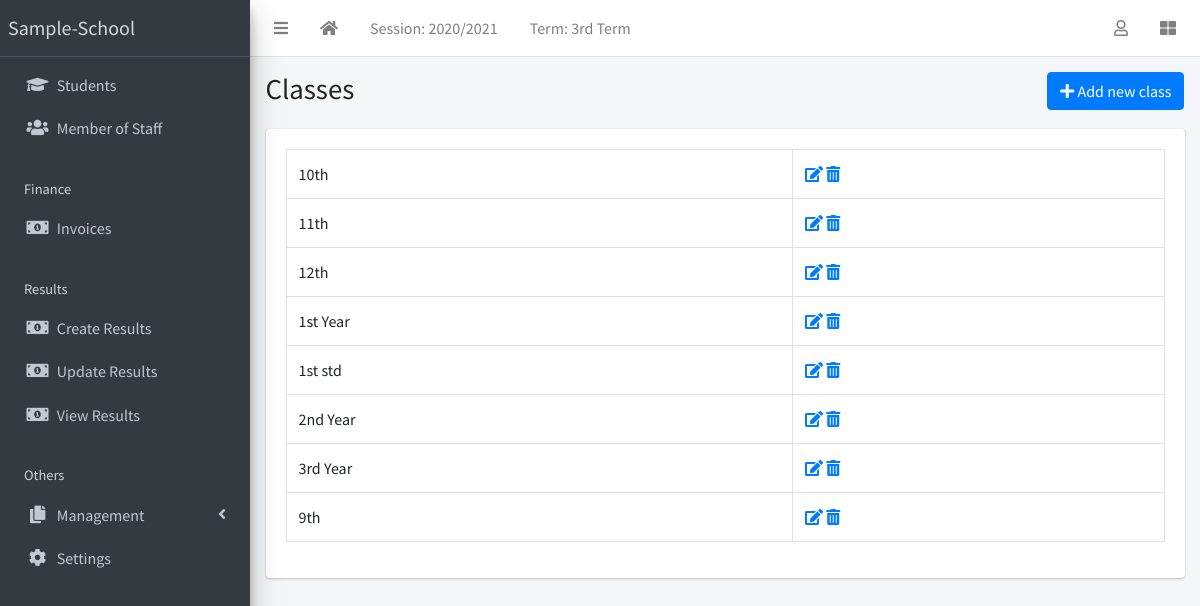
Screenshot of /class/list/ (signed in) with the database file from the repository.
### apps/corecode/models.py (models this page shows, shortened)
class AcademicSession(models.Model):
    name = models.CharField(max_length=200, unique=True)
    current = models.BooleanField(default=True)
    class Meta:
        ordering = ["-name"]

class AcademicTerm(models.Model):
    name = models.CharField(max_length=20, unique=True)
    current = models.BooleanField(default=True)
    class Meta:
        ordering = ["name"]

class StudentClass(models.Model):
    name = models.CharField(max_length=200, unique=True)
    class Meta:
        verbose_name = "Class"
        verbose_name_plural = "Classes"
        ordering = ["name"]
    def __str__(self):
        return self.name

### apps/corecode/views.py (the view)
# urls.py: path("class/list/", ClassListView.as_view(), name="classes"),
class ClassListView(LoginRequiredMixin, SuccessMessageMixin, ListView):
    model = StudentClass
    template_name = "corecode/class_list.html"
    def get_context_data(self, **kwargs):
        context = super().get_context_data(**kwargs)
        context["form"] = StudentClassForm()
        return context

### apps/corecode/context_processors.py (called while the page is built)
def site_defaults(request):
    current_session = AcademicSession.objects.get(current=True)
    current_term = AcademicTerm.objects.get(current=True)
    vals = SiteConfig.objects.all()
    contexts = {
        "current_session": current_session.name,
        "current_term": current_term.name,
    }
    for val in vals:
        contexts[val.key] = val.value
    return contexts

### apps/corecode/templates/corecode/class_list.html (shortened to what this page needs)
{% extends 'base.html' %}
{% load widget_tweaks %}
{% block title %}
Classes
{% endblock title %}
{% block breadcrumb %}
  <a class="btn btn-primary" href="#" data-toggle="modal" data-target="#modal1">
    <i class="fa fa-plus"></i>
    Add new class
  </a>
{% endblock breadcrumb %}
{% block content %}
  <div class="row">
    <div class="col-sm-12">
        <table class="table table-bordered">
          <tbody>
            {% for object in object_list %}
            <tr>
              <td>{{ object }}</td>
              <td><a href="{% url 'class-update' object.id %}"><i
                    class="fa fa-edit"></i></a> <a
                  href="{% url 'class-delete' object.id %}"><i
                    class="fa fa-trash-alt"></i></a></td>
            </tr>
            {% endfor %}
          </tbody>
        </table>
    </div>
  </div>
{% endblock content %}

### templates/base.html (shortened to what this page needs)
{% load static %}
<!DOCTYPE html>
<html lang="en">
<head>
  <link rel="stylesheet" href="{% static 'plugins/fontawesome-free/css/all.min.css' %}">
  <link rel="stylesheet" href="{% static 'plugins/toastr/toastr.min.css' %}">
  <link rel="stylesheet"
    href="{% static 'plugins/overlayScrollbars/css/OverlayScrollbars.min.css' %}">
  <link rel="stylesheet" href="{% static 'plugins/Datatables/datatables.min.css' %}" />
  <link rel="stylesheet" href="{% static 'dist/css/adminlte.min.css' %}">
</head>
<body
  class="hold-transition sidebar-mini layout-fixed layout-navbar-fixed layout-footer-fixed">
  <div class="wrapper">
    <nav class="main-header navbar navbar-expand navbar-white navbar-light">
      <ul class="navbar-nav">
        <li class="nav-item">
          <a class="nav-link" data-widget="pushmenu" href="#" role="button"><i
              class="fas fa-bars"></i></a>
        </li>
        <li class="nav-item d-none d-sm-inline-block">
          <a href="{% url 'home' %} " class="nav-link"><i class="fa fa-home"></i></a>
        </li>
        <li class="nav-item d-none d-sm-inline-block">
          <a href="{% url 'current-session' %}" class="nav-link">Session: {{ current_session }}</a>
        </li>
        <li class="nav-item d-none d-sm-inline-block">
          <a href="{% url 'current-session' %}" class="nav-link">Term: {{ current_term }}</a>
        </li>
      </ul>
      <ul class="navbar-nav ml-auto">
        <li class="nav-item dropdown">
          <a class="nav-link" data-toggle="dropdown" href="#">
            <i class="far fa-user"></i>
          </a>
        </li>
        <li class="nav-item">
          <a class="nav-link" data-widget="control-sidebar" data-slide="true"
            href="#" role="button"><i class="fas fa-th-large"></i></a>
        </li>
      </ul>
    </nav>
    <aside class="main-sidebar sidebar-dark-primary elevation-4">
      <a href="{% url 'home' %}" class="brand-link">{{ School_name | default:"Sample-School" }}</a>
      <div class="sidebar">
        <nav class="mt-2">
          <ul class="nav nav-pills nav-sidebar flex-column"
            data-widget="treeview" role="menu" data-accordion="false">
            <li class="nav-item">
              <a href="{% url 'student-list' %}" class="nav-link">
                <i class="nav-icon fas fa-graduation-cap"></i>
                <p>
                  Students
                </p>
              </a>
            </li>
            <li class="nav-item">
              <a href="{% url 'staff-list' %}" class="nav-link">
                <i class="nav-icon fas fa-users"></i>
                <p>
                  Member of Staff
                </p>
              </a>
            </li>
            <li class="nav-header">Finance</li>
            <li class="nav-item">
              <a href="{% url 'invoice-list' %}" class="nav-link">
                <i class="nav-icon fas fa-money-bill-alt"></i>
                <p>
                  Invoices
                </p>
              </a>
            </li>
            <li class="nav-header">Results</li>
            <li class="nav-item">
              <a href="{% url 'create-result' %}" class="nav-link">
                <i class="nav-icon fas fa-money-bill-alt"></i>
                <p>
                  Create Results
                </p>
              </a>
            </li>
            <li class="nav-item">
              <a href="{% url 'edit-results' %}" class="nav-link">
                <i class="nav-icon fas fa-money-bill-alt"></i>
                <p>
                  Update Results
                </p>
              </a>
            </li>
            <li class="nav-item">
              <a href="{% url 'view-results' %}" class="nav-link">
                <i class="nav-icon fas fa-money-bill-alt"></i>
                <p>
                  View Results
                </p>
              </a>
            </li>
            <li class="nav-header">Others</li>
            <li class="nav-item has-treeview">
              <a href="#" class="nav-link">
                <i class="nav-icon fas fa-copy"></i>
                <p>
                  Management
                  <i class="fas fa-angle-left right"></i>
                </p>
              </a>
            </li>
            <li class="nav-item">
              <a href="{% url 'configs' %}" class="nav-link">
                <i class="nav-icon fas fa-cog"></i>
                <p>
                  Settings
                </p>
              </a>
            </li>
          </ul>
        </nav>
      </div>
    </aside>
    <div class="content-wrapper">
      <section class="content-header">
        <div class="container-fluid">
          <div class="row mb-1">
            <div class="col-sm-8">
              <h1>{% block title %}{% endblock title %}</h1>
            </div>
            <div class="col-sm-4">
              <ol class="breadcrumb float-sm-right">
                <li class="breadcrumb-item">{% block breadcrumb %}{% endblock breadcrumb %}</li>
              </ol>
            </div>
          </div>
        </div>
      </section>
      <section class="content">
        <div class="container-fluid">
          <div class="row">
            <div class="col-md-12">
              {% block fullcard %}
              <div class="card">
                <div class="card-body">
                  <div class="row">
                    <div class="col">
                      {% block content %}
                      {% endblock content %}
                    </div>
                  </div>
                </div>
              </div>
              {% endblock fullcard %}
            </div>
          </div>
        </div>
      </section>
    </div>
  </div>
</body>
</html>

### rows the page displays
AcademicSession: name "2020/2021"
AcademicTerm: name "3rd Term"
StudentClass: name "10th"
StudentClass: name "11th"
StudentClass: name "12th"
StudentClass: name "1st Year"
StudentClass: name "1st std"
StudentClass: name "2nd Year"
StudentClass: name "3rd Year"
StudentClass: name "9th"

### other values shown
{{ School_name | default:"Sample-School" }} "Sample-School"
